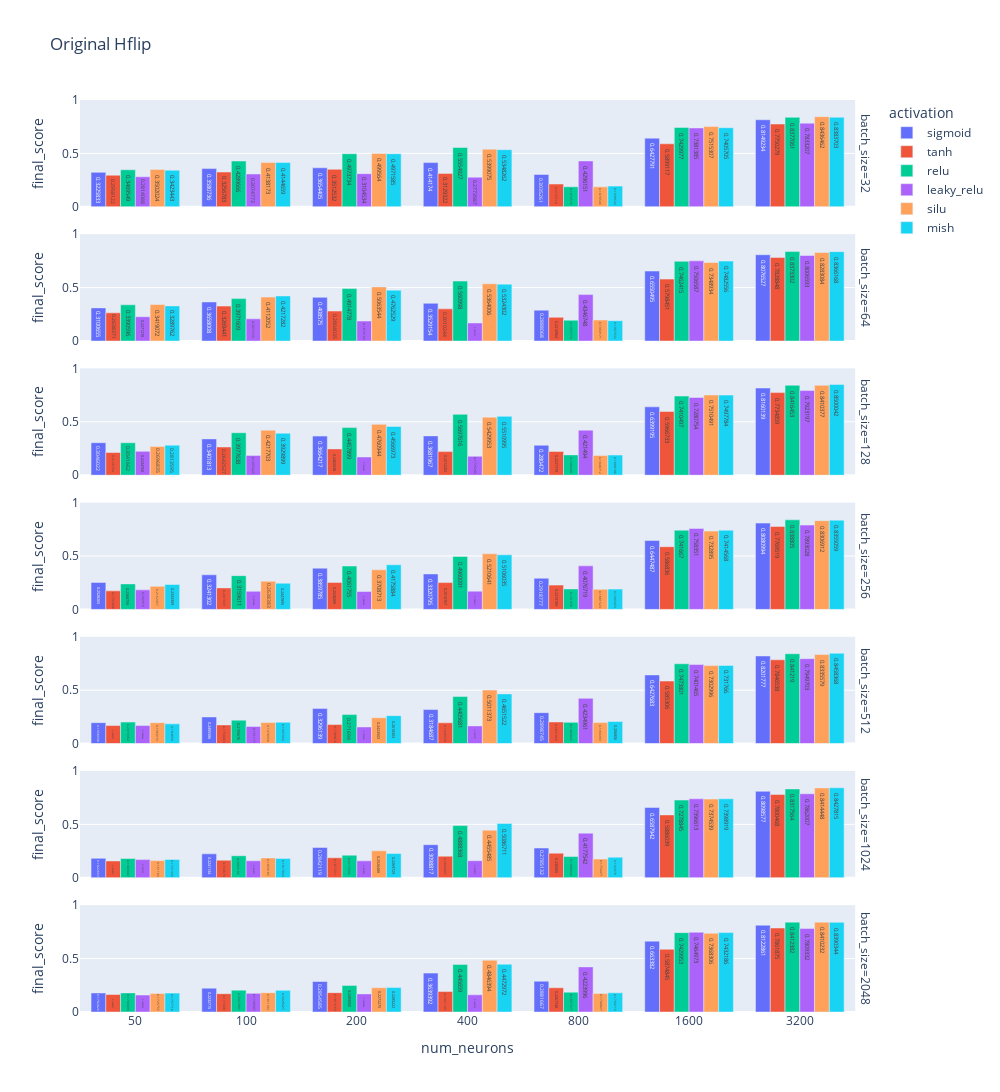

The notebook cell this image was saved under:
### Code cell
title = "Original_Hflip"

df = dict_df.get(title)
fig = px.bar(
    df, 
    x="num_neurons", 
    y="final_score", 
    color="activation",
    facet_row="batch_size",
    barmode="group", 
    text_auto=True, 
    range_y=(0, 1),
    title=title.replace("_", " "),
    height=2000,
    width=1000,
)
fig.update_xaxes(type="category")
fig.show()

### Figure 1 — Plotly figure (JSON) as saved in the notebook; plotly's stock layout.template omitted (floating-point values rounded to 4 significant figures)
{"data": [{"alignmentgroup": "True", "hovertemplate": "activation=sigmoid<br>batch_size=32<br>num_neurons=%{x}<br>final_score=%{y}<extra></extra>", "legendgroup": "sigmoid", "marker": {"color": "#636efa", "pattern": {"shape": ""}}, "name": "sigmoid", "offsetgroup": "sigmoid", "orientation": "v", "showlegend": true, "textposition": "auto", "texttemplate": "%{y}", "type": "bar", "x": [50, 100, 200, 400, 800, 1600, 3200], "xaxis": "x7", "y": [0.3226, 0.3581, 0.3654, 0.4142, 0.3035, 0.6428, 0.8149], "yaxis": "y7"}, {"alignmentgroup": "True", "hovertemplate": "activation=sigmoid<br>batch_size=64<br>num_neurons=%{x}<br>final_score=%{y}<extra></extra>", "legendgroup": "sigmoid", "marker": {"color": "#636efa", "pattern": {"shape": ""}}, "name": "sigmoid", "offsetgroup": "sigmoid", "orientation": "v", "showlegend": false, "textposition": "auto", "texttemplate": "%{y}", "type": "bar", "x": [50, 100, 200, 400, 800, 1600, 3200], "xaxis": "x6", "y": [0.3101, 0.3658, 0.4086, 0.3529, 0.2888, 0.655, 0.8077], "yaxis": "y6"}, {"alignmentgroup": "True", "hovertemplate": "activation=sigmoid<br>batch_size=128<br>num_neurons=%{x}<br>final_score=%{y}<extra></extra>", "legendgroup": "sigmoid", "marker": {"color": "#636efa", "pattern": {"shape": ""}}, "name": "sigmoid", "offsetgroup": "sigmoid", "orientation": "v", "showlegend": false, "textposition": "auto", "texttemplate": "%{y}", "type": "bar", "x": [50, 100, 200, 400, 800, 1600, 3200], "xaxis": "x5", "y": [0.3046, 0.3402, 0.3664, 0.3682, 0.2805, 0.6399, 0.816], "yaxis": "y5"}, {"alignmentgroup": "True", "hovertemplate": "activation=sigmoid<br>batch_size=256<br>num_neurons=%{x}<br>final_score=%{y}<extra></extra>", "legendgroup": "sigmoid", "marker": {"color": "#636efa", "pattern": {"shape": ""}}, "name": "sigmoid", "offsetgroup": "sigmoid", "orientation": "v", "showlegend": false, "textposition": "auto", "texttemplate": "%{y}", "type": "bar", "x": [50, 100, 200, 400, 800, 1600, 3200], "xaxis": "x4", "y": [0.2528, 0.3241, 0.386, 0.3321, 0.2919, 0.6447, 0.8081], "yaxis": "y4"}, {"alignmentgroup": "True", "hovertemplate": "activation=sigmoid<br>batch_size=512<br>num_neurons=%{x}<br>final_score=%{y}<extra></extra>", "legendgroup": "sigmoid", "marker": {"color": "#636efa", "pattern": {"shape": ""}}, "name": "sigmoid", "offsetgroup": "sigmoid", "orientation": "v", "showlegend": false, "textposition": "auto", "texttemplate": "%{y}", "type": "bar", "x": [50, 100, 200, 400, 800, 1600, 3200], "xaxis": "x3", "y": [0.1959, 0.2496, 0.3296, 0.3185, 0.2899, 0.6428, 0.8202], "yaxis": "y3"}, {"alignmentgroup": "True", "hovertemplate": "activation=sigmoid<br>batch_size=1024<br>num_neurons=%{x}<br>final_score=%{y}<extra></extra>", "legendgroup": "sigmoid", "marker": {"color": "#636efa", "pattern": {"shape": ""}}, "name": "sigmoid", "offsetgroup": "sigmoid", "orientation": "v", "showlegend": false, "textposition": "auto", "texttemplate": "%{y}", "type": "bar", "x": [50, 100, 200, 400, 800, 1600, 3200], "xaxis": "x2", "y": [0.1823, 0.2241, 0.2842, 0.3099, 0.2785, 0.6588, 0.8099], "yaxis": "y2"}, {"alignmentgroup": "True", "hovertemplate": "activation=sigmoid<br>batch_size=2048<br>num_neurons=%{x}<br>final_score=%{y}<extra></extra>", "legendgroup": "sigmoid", "marker": {"color": "#636efa", "pattern": {"shape": ""}}, "name": "sigmoid", "offsetgroup": "sigmoid", "orientation": "v", "showlegend": false, "textposition": "auto", "texttemplate": "%{y}", "type": "bar", "x": [50, 100, 200, 400, 800, 1600, 3200], "xaxis": "x", "y": [0.1783, 0.2233, 0.2855, 0.3639, 0.2882, 0.6634, 0.8123], "yaxis": "y"}, {"alignmentgroup": "True", "hovertemplate": "activation=tanh<br>batch_size=32<br>num_neurons=%{x}<br>final_score=%{y}<extra></extra>", "legendgroup": "tanh", "marker": {"color": "#EF553B", "pattern": {"shape": ""}}, "name": "tanh", "offsetgroup": "tanh", "orientation": "v", "showlegend": true, "textposition": "auto", "texttemplate": "%{y}", "type": "bar", "x": [50, 100, 200, 400, 800, 1600, 3200], "xaxis": "x7", "y": [0.2958, 0.3257, 0.3513, 0.3129, 0.2134, 0.5899, 0.775], "yaxis": "y7"}, {"alignmentgroup": "True", "hovertemplate": "activation=tanh<br>batch_size=64<br>num_neurons=%{x}<br>final_score=%{y}<extra></extra>", "legendgroup": "tanh", "marker": {"color": "#EF553B", "pattern": {"shape": ""}}, "name": "tanh", "offsetgroup": "tanh", "orientation": "v", "showlegend": false, "textposition": "auto", "texttemplate": "%{y}", "type": "bar", "x": [50, 100, 200, 400, 800, 1600, 3200], "xaxis": "x6", "y": [0.2638, 0.3269, 0.2804, 0.301, 0.2215, 0.5798, 0.7829], "yaxis": "y6"}, {"alignmentgroup": "True", "hovertemplate": "activation=tanh<br>batch_size=128<br>num_neurons=%{x}<br>final_score=%{y}<extra></extra>", "legendgroup": "tanh", "marker": {"color": "#EF553B", "pattern": {"shape": ""}}, "name": "tanh", "offsetgroup": "tanh", "orientation": "v", "showlegend": false, "textposition": "auto", "texttemplate": "%{y}", "type": "bar", "x": [50, 100, 200, 400, 800, 1600, 3200], "xaxis": "x5", "y": [0.2127, 0.2643, 0.2466, 0.2212, 0.2228, 0.5967, 0.7735], "yaxis": "y5"}, {"alignmentgroup": "True", "hovertemplate": "activation=tanh<br>batch_size=256<br>num_neurons=%{x}<br>final_score=%{y}<extra></extra>", "legendgroup": "tanh", "marker": {"color": "#EF553B", "pattern": {"shape": ""}}, "name": "tanh", "offsetgroup": "tanh", "orientation": "v", "showlegend": false, "textposition": "auto", "texttemplate": "%{y}", "type": "bar", "x": [50, 100, 200, 400, 800, 1600, 3200], "xaxis": "x4", "y": [0.1737, 0.2014, 0.2528, 0.2511, 0.2274, 0.5868, 0.777], "yaxis": "y4"}, {"alignmentgroup": "True", "hovertemplate": "activation=tanh<br>batch_size=512<br>num_neurons=%{x}<br>final_score=%{y}<extra></extra>", "legendgroup": "tanh", "marker": {"color": "#EF553B", "pattern": {"shape": ""}}, "name": "tanh", "offsetgroup": "tanh", "orientation": "v", "showlegend": false, "textposition": "auto", "texttemplate": "%{y}", "type": "bar", "x": [50, 100, 200, 400, 800, 1600, 3200], "xaxis": "x3", "y": [0.1691, 0.175, 0.179, 0.1949, 0.2031, 0.5853, 0.7847], "yaxis": "y3"}, {"alignmentgroup": "True", "hovertemplate": "activation=tanh<br>batch_size=1024<br>num_neurons=%{x}<br>final_score=%{y}<extra></extra>", "legendgroup": "tanh", "marker": {"color": "#EF553B", "pattern": {"shape": ""}}, "name": "tanh", "offsetgroup": "tanh", "orientation": "v", "showlegend": false, "textposition": "auto", "texttemplate": "%{y}", "type": "bar", "x": [50, 100, 200, 400, 800, 1600, 3200], "xaxis": "x2", "y": [0.1579, 0.1647, 0.1877, 0.2028, 0.2305, 0.5886, 0.78], "yaxis": "y2"}, {"alignmentgroup": "True", "hovertemplate": "activation=tanh<br>batch_size=2048<br>num_neurons=%{x}<br>final_score=%{y}<extra></extra>", "legendgroup": "tanh", "marker": {"color": "#EF553B", "pattern": {"shape": ""}}, "name": "tanh", "offsetgroup": "tanh", "orientation": "v", "showlegend": false, "textposition": "auto", "texttemplate": "%{y}", "type": "bar", "x": [50, 100, 200, 400, 800, 1600, 3200], "xaxis": "x", "y": [0.1638, 0.1717, 0.1813, 0.1921, 0.2268, 0.5875, 0.7862], "yaxis": "y"}, {"alignmentgroup": "True", "hovertemplate": "activation=relu<br>batch_size=32<br>num_neurons=%{x}<br>final_score=%{y}<extra></extra>", "legendgroup": "relu", "marker": {"color": "#00cc96", "pattern": {"shape": ""}}, "name": "relu", "offsetgroup": "relu", "orientation": "v", "showlegend": true, "textposition": "auto", "texttemplate": "%{y}", "type": "bar", "x": [50, 100, 200, 400, 800, 1600, 3200], "xaxis": "x7", "y": [0.347, 0.429, 0.4974, 0.5555, 0.1873, 0.743, 0.8377], "yaxis": "y7"}, {"alignmentgroup": "True", "hovertemplate": "activation=relu<br>batch_size=64<br>num_neurons=%{x}<br>final_score=%{y}<extra></extra>", "legendgroup": "relu", "marker": {"color": "#00cc96", "pattern": {"shape": ""}}, "name": "relu", "offsetgroup": "relu", "orientation": "v", "showlegend": false, "textposition": "auto", "texttemplate": "%{y}", "type": "bar", "x": [50, 100, 200, 400, 800, 1600, 3200], "xaxis": "x6", "y": [0.3391, 0.3972, 0.4915, 0.561, 0.1954, 0.7462, 0.8373], "yaxis": "y6"}, {"alignmentgroup": "True", "hovertemplate": "activation=relu<br>batch_size=128<br>num_neurons=%{x}<br>final_score=%{y}<extra></extra>", "legendgroup": "relu", "marker": {"color": "#00cc96", "pattern": {"shape": ""}}, "name": "relu", "offsetgroup": "relu", "orientation": "v", "showlegend": false, "textposition": "auto", "texttemplate": "%{y}", "type": "bar", "x": [50, 100, 200, 400, 800, 1600, 3200], "xaxis": "x5", "y": [0.3042, 0.3978, 0.4458, 0.5698, 0.1903, 0.741, 0.8416], "yaxis": "y5"}, {"alignmentgroup": "True", "hovertemplate": "activation=relu<br>batch_size=256<br>num_neurons=%{x}<br>final_score=%{y}<extra></extra>", "legendgroup": "relu", "marker": {"color": "#00cc96", "pattern": {"shape": ""}}, "name": "relu", "offsetgroup": "relu", "orientation": "v", "showlegend": false, "textposition": "auto", "texttemplate": "%{y}", "type": "bar", "x": [50, 100, 200, 400, 800, 1600, 3200], "xaxis": "x4", "y": [0.2389, 0.316, 0.4062, 0.496, 0.1917, 0.7417, 0.8388], "yaxis": "y4"}, {"alignmentgroup": "True", "hovertemplate": "activation=relu<br>batch_size=512<br>num_neurons=%{x}<br>final_score=%{y}<extra></extra>", "legendgroup": "relu", "marker": {"color": "#00cc96", "pattern": {"shape": ""}}, "name": "relu", "offsetgroup": "relu", "orientation": "v", "showlegend": false, "textposition": "auto", "texttemplate": "%{y}", "type": "bar", "x": [50, 100, 200, 400, 800, 1600, 3200], "xaxis": "x3", "y": [0.2017, 0.2196, 0.2717, 0.4406, 0.1989, 0.7474, 0.8412], "yaxis": "y3"}, {"alignmentgroup": "True", "hovertemplate": "activation=relu<br>batch_size=1024<br>num_neurons=%{x}<br>final_score=%{y}<extra></extra>", "legendgroup": "relu", "marker": {"color": "#00cc96", "pattern": {"shape": ""}}, "name": "relu", "offsetgroup": "relu", "orientation": "v", "showlegend": false, "textposition": "auto", "texttemplate": "%{y}", "type": "bar", "x": [50, 100, 200, 400, 800, 1600, 3200], "xaxis": "x2", "y": [0.1809, 0.2066, 0.2116, 0.4888, 0.1989, 0.7279, 0.8318], "yaxis": "y2"}, {"alignmentgroup": "True", "hovertemplate": "activation=relu<br>batch_size=2048<br>num_neurons=%{x}<br>final_score=%{y}<extra></extra>", "legendgroup": "relu", "marker": {"color": "#00cc96", "pattern": {"shape": ""}}, "name": "relu", "offsetgroup": "relu", "orientation": "v", "showlegend": false, "textposition": "auto", "texttemplate": "%{y}", "type": "bar", "x": [50, 100, 200, 400, 800, 1600, 3200], "xaxis": "x", "y": [0.1789, 0.2048, 0.2489, 0.4457, 0.1857, 0.743, 0.8412], "yaxis": "y"}, {"alignmentgroup": "True", "hovertemplate": "activation=leaky_relu<br>batch_size=32<br>num_neurons=%{x}<br>final_score=%{y}<extra></extra>", "legendgroup": "leaky_relu", "marker": {"color": "#ab63fa", "pattern": {"shape": ""}}, "name": "leaky_relu", "offsetgroup": "leaky_relu", "orientation": "v", "showlegend": true, "textposition": "auto", "texttemplate": "%{y}", "type": "bar", "x": [50, 100, 200, 400, 800, 1600, 3200], "xaxis": "x7", "y": [0.2814, 0.3075, 0.3105, 0.2774, 0.4296, 0.7381, 0.7833], "yaxis": "y7"}, {"alignmentgroup": "True", "hovertemplate": "activation=leaky_relu<br>batch_size=64<br>num_neurons=%{x}<br>final_score=%{y}<extra></extra>", "legendgroup": "leaky_relu", "marker": {"color": "#ab63fa", "pattern": {"shape": ""}}, "name": "leaky_relu", "offsetgroup": "leaky_relu", "orientation": "v", "showlegend": false, "textposition": "auto", "texttemplate": "%{y}", "type": "bar", "x": [50, 100, 200, 400, 800, 1600, 3200], "xaxis": "x6", "y": [0.2271, 0.2077, 0.1873, 0.1691, 0.4347, 0.7507, 0.8007], "yaxis": "y6"}, {"alignmentgroup": "True", "hovertemplate": "activation=leaky_relu<br>batch_size=128<br>num_neurons=%{x}<br>final_score=%{y}<extra></extra>", "legendgroup": "leaky_relu", "marker": {"color": "#ab63fa", "pattern": {"shape": ""}}, "name": "leaky_relu", "offsetgroup": "leaky_relu", "orientation": "v", "showlegend": false, "textposition": "auto", "texttemplate": "%{y}", "type": "bar", "x": [50, 100, 200, 400, 800, 1600, 3200], "xaxis": "x5", "y": [0.2235, 0.1855, 0.1706, 0.1776, 0.4215, 0.7281, 0.7923], "yaxis": "y5"}, {"alignmentgroup": "True", "hovertemplate": "activation=leaky_relu<br>batch_size=256<br>num_neurons=%{x}<br>final_score=%{y}<extra></extra>", "legendgroup": "leaky_relu", "marker": {"color": "#ab63fa", "pattern": {"shape": ""}}, "name": "leaky_relu", "offsetgroup": "leaky_relu", "orientation": "v", "showlegend": false, "textposition": "auto", "texttemplate": "%{y}", "type": "bar", "x": [50, 100, 200, 400, 800, 1600, 3200], "xaxis": "x4", "y": [0.1829, 0.1697, 0.168, 0.1708, 0.4077, 0.7584, 0.7893], "yaxis": "y4"}, {"alignmentgroup": "True", "hovertemplate": "activation=leaky_relu<br>batch_size=512<br>num_neurons=%{x}<br>final_score=%{y}<extra></extra>", "legendgroup": "leaky_relu", "marker": {"color": "#ab63fa", "pattern": {"shape": ""}}, "name": "leaky_relu", "offsetgroup": "leaky_relu", "orientation": "v", "showlegend": false, "textposition": "auto", "texttemplate": "%{y}", "type": "bar", "x": [50, 100, 200, 400, 800, 1600, 3200], "xaxis": "x3", "y": [0.1689, 0.1612, 0.1557, 0.1658, 0.4235, 0.7401, 0.795], "yaxis": "y3"}, {"alignmentgroup": "True", "hovertemplate": "activation=leaky_relu<br>batch_size=1024<br>num_neurons=%{x}<br>final_score=%{y}<extra></extra>", "legendgroup": "leaky_relu", "marker": {"color": "#ab63fa", "pattern": {"shape": ""}}, "name": "leaky_relu", "offsetgroup": "leaky_relu", "orientation": "v", "showlegend": false, "textposition": "auto", "texttemplate": "%{y}", "type": "bar", "x": [50, 100, 200, 400, 800, 1600, 3200], "xaxis": "x2", "y": [0.1702, 0.1592, 0.1588, 0.1601, 0.4178, 0.7397, 0.7862], "yaxis": "y2"}, {"alignmentgroup": "True", "hovertemplate": "activation=leaky_relu<br>batch_size=2048<br>num_neurons=%{x}<br>final_score=%{y}<extra></extra>", "legendgroup": "leaky_relu", "marker": {"color": "#ab63fa", "pattern": {"shape": ""}}, "name": "leaky_relu", "offsetgroup": "leaky_relu", "orientation": "v", "showlegend": false, "textposition": "auto", "texttemplate": "%{y}", "type": "bar", "x": [50, 100, 200, 400, 800, 1600, 3200], "xaxis": "x", "y": [0.159, 0.1746, 0.1695, 0.1607, 0.4224, 0.7465, 0.7809], "yaxis": "y"}, {"alignmentgroup": "True", "hovertemplate": "activation=silu<br>batch_size=32<br>num_neurons=%{x}<br>final_score=%{y}<extra></extra>", "legendgroup": "silu", "marker": {"color": "#FFA15A", "pattern": {"shape": ""}}, "name": "silu", "offsetgroup": "silu", "orientation": "v", "showlegend": true, "textposition": "auto", "texttemplate": "%{y}", "type": "bar", "x": [50, 100, 200, 400, 800, 1600, 3200], "xaxis": "x7", "y": [0.3502, 0.4138, 0.4996, 0.5399, 0.1871, 0.7515, 0.8436], "yaxis": "y7"}, {"alignmentgroup": "True", "hovertemplate": "activation=silu<br>batch_size=64<br>num_neurons=%{x}<br>final_score=%{y}<extra></extra>", "legendgroup": "silu", "marker": {"color": "#FFA15A", "pattern": {"shape": ""}}, "name": "silu", "offsetgroup": "silu", "orientation": "v", "showlegend": false, "textposition": "auto", "texttemplate": "%{y}", "type": "bar", "x": [50, 100, 200, 400, 800, 1600, 3200], "xaxis": "x6", "y": [0.3419, 0.4112, 0.5064, 0.5364, 0.1969, 0.7349, 0.8283], "yaxis": "y6"}, {"alignmentgroup": "True", "hovertemplate": "activation=silu<br>batch_size=128<br>num_neurons=%{x}<br>final_score=%{y}<extra></extra>", "legendgroup": "silu", "marker": {"color": "#FFA15A", "pattern": {"shape": ""}}, "name": "silu", "offsetgroup": "silu", "orientation": "v", "showlegend": false, "textposition": "auto", "texttemplate": "%{y}", "type": "bar", "x": [50, 100, 200, 400, 800, 1600, 3200], "xaxis": "x5", "y": [0.2697, 0.4218, 0.4761, 0.543, 0.1849, 0.751, 0.841], "yaxis": "y5"}, {"alignmentgroup": "True", "hovertemplate": "activation=silu<br>batch_size=256<br>num_neurons=%{x}<br>final_score=%{y}<extra></extra>", "legendgroup": "silu", "marker": {"color": "#FFA15A", "pattern": {"shape": ""}}, "name": "silu", "offsetgroup": "silu", "orientation": "v", "showlegend": false, "textposition": "auto", "texttemplate": "%{y}", "type": "bar", "x": [50, 100, 200, 400, 800, 1600, 3200], "xaxis": "x4", "y": [0.2162, 0.2638, 0.3709, 0.5211, 0.1882, 0.7329, 0.8307], "yaxis": "y4"}, {"alignmentgroup": "True", "hovertemplate": "activation=silu<br>batch_size=512<br>num_neurons=%{x}<br>final_score=%{y}<extra></extra>", "legendgroup": "silu", "marker": {"color": "#FFA15A", "pattern": {"shape": ""}}, "name": "silu", "offsetgroup": "silu", "orientation": "v", "showlegend": false, "textposition": "auto", "texttemplate": "%{y}", "type": "bar", "x": [50, 100, 200, 400, 800, 1600, 3200], "xaxis": "x3", "y": [0.196, 0.1978, 0.2424, 0.5011, 0.1967, 0.7303, 0.8336], "yaxis": "y3"}, {"alignmentgroup": "True", "hovertemplate": "activation=silu<br>batch_size=1024<br>num_neurons=%{x}<br>final_score=%{y}<extra></extra>", "legendgroup": "silu", "marker": {"color": "#FFA15A", "pattern": {"shape": ""}}, "name": "silu", "offsetgroup": "silu", "orientation": "v", "showlegend": false, "textposition": "auto", "texttemplate": "%{y}", "type": "bar", "x": [50, 100, 200, 400, 800, 1600, 3200], "xaxis": "x2", "y": [0.1612, 0.1859, 0.2526, 0.4455, 0.1754, 0.7375, 0.8414], "yaxis": "y2"}, {"alignmentgroup": "True", "hovertemplate": "activation=silu<br>batch_size=2048<br>num_neurons=%{x}<br>final_score=%{y}<extra></extra>", "legendgroup": "silu", "marker": {"color": "#FFA15A", "pattern": {"shape": ""}}, "name": "silu", "offsetgroup": "silu", "orientation": "v", "showlegend": false, "textposition": "auto", "texttemplate": "%{y}", "type": "bar", "x": [50, 100, 200, 400, 800, 1600, 3200], "xaxis": "x", "y": [0.1726, 0.1811, 0.2272, 0.4846, 0.1741, 0.7368, 0.841], "yaxis": "y"}, {"alignmentgroup": "True", "hovertemplate": "activation=mish<br>batch_size=32<br>num_neurons=%{x}<br>final_score=%{y}<extra></extra>", "legendgroup": "mish", "marker": {"color": "#19d3f3", "pattern": {"shape": ""}}, "name": "mish", "offsetgroup": "mish", "orientation": "v", "showlegend": true, "textposition": "auto", "texttemplate": "%{y}", "type": "bar", "x": [50, 100, 200, 400, 800, 1600, 3200], "xaxis": "x7", "y": [0.3423, 0.4145, 0.4972, 0.5348, 0.1939, 0.7406, 0.8384], "yaxis": "y7"}, {"alignmentgroup": "True", "hovertemplate": "activation=mish<br>batch_size=64<br>num_neurons=%{x}<br>final_score=%{y}<extra></extra>", "legendgroup": "mish", "marker": {"color": "#19d3f3", "pattern": {"shape": ""}}, "name": "mish", "offsetgroup": "mish", "orientation": "v", "showlegend": false, "textposition": "auto", "texttemplate": "%{y}", "type": "bar", "x": [50, 100, 200, 400, 800, 1600, 3200], "xaxis": "x6", "y": [0.329, 0.4217, 0.4763, 0.5324, 0.1908, 0.7483, 0.8366], "yaxis": "y6"}, {"alignmentgroup": "True", "hovertemplate": "activation=mish<br>batch_size=128<br>num_neurons=%{x}<br>final_score=%{y}<extra></extra>", "legendgroup": "mish", "marker": {"color": "#19d3f3", "pattern": {"shape": ""}}, "name": "mish", "offsetgroup": "mish", "orientation": "v", "showlegend": false, "textposition": "auto", "texttemplate": "%{y}", "type": "bar", "x": [50, 100, 200, 400, 800, 1600, 3200], "xaxis": "x5", "y": [0.2814, 0.393, 0.4567, 0.5511, 0.1888, 0.7498, 0.85], "yaxis": "y5"}, {"alignmentgroup": "True", "hovertemplate": "activation=mish<br>batch_size=256<br>num_neurons=%{x}<br>final_score=%{y}<extra></extra>", "legendgroup": "mish", "marker": {"color": "#19d3f3", "pattern": {"shape": ""}}, "name": "mish", "offsetgroup": "mish", "orientation": "v", "showlegend": false, "textposition": "auto", "texttemplate": "%{y}", "type": "bar", "x": [50, 100, 200, 400, 800, 1600, 3200], "xaxis": "x4", "y": [0.2333, 0.2448, 0.4176, 0.5106, 0.1903, 0.7415, 0.8355], "yaxis": "y4"}, {"alignmentgroup": "True", "hovertemplate": "activation=mish<br>batch_size=512<br>num_neurons=%{x}<br>final_score=%{y}<extra></extra>", "legendgroup": "mish", "marker": {"color": "#19d3f3", "pattern": {"shape": ""}}, "name": "mish", "offsetgroup": "mish", "orientation": "v", "showlegend": false, "textposition": "auto", "texttemplate": "%{y}", "type": "bar", "x": [50, 100, 200, 400, 800, 1600, 3200], "xaxis": "x3", "y": [0.1849, 0.1998, 0.2618, 0.4652, 0.2068, 0.7318, 0.8458], "yaxis": "y3"}, {"alignmentgroup": "True", "hovertemplate": "activation=mish<br>batch_size=1024<br>num_neurons=%{x}<br>final_score=%{y}<extra></extra>", "legendgroup": "mish", "marker": {"color": "#19d3f3", "pattern": {"shape": ""}}, "name": "mish", "offsetgroup": "mish", "orientation": "v", "showlegend": false, "textposition": "auto", "texttemplate": "%{y}", "type": "bar", "x": [50, 100, 200, 400, 800, 1600, 3200], "xaxis": "x2", "y": [0.1721, 0.1818, 0.227, 0.5087, 0.193, 0.7399, 0.8428], "yaxis": "y2"}, {"alignmentgroup": "True", "hovertemplate": "activation=mish<br>batch_size=2048<br>num_neurons=%{x}<br>final_score=%{y}<extra></extra>", "legendgroup": "mish", "marker": {"color": "#19d3f3", "pattern": {"shape": ""}}, "name": "mish", "offsetgroup": "mish", "orientation": "v", "showlegend": false, "textposition": "auto", "texttemplate": "%{y}", "type": "bar", "x": [50, 100, 200, 400, 800, 1600, 3200], "xaxis": "x", "y": [0.1768, 0.2028, 0.2285, 0.4473, 0.1794, 0.7432, 0.839], "yaxis": "y"}], "layout": {"annotations": [{"font": {}, "showarrow": false, "text": "batch_size=2048", "textangle": 90, "x": 0.98, "xanchor": "left", "xref": "paper", "y": 0.05857, "yanchor": "middle", "yref": "paper"}, {"font": {}, "showarrow": false, "text": "batch_size=1024", "textangle": 90, "x": 0.98, "xanchor": "left", "xref": "paper", "y": 0.2057, "yanchor": "middle", "yref": "paper"}, {"font": {}, "showarrow": false, "text": "batch_size=512", "textangle": 90, "x": 0.98, "xanchor": "left", "xref": "paper", "y": 0.3529, "yanchor": "middle", "yref": "paper"}, {"font": {}, "showarrow": false, "text": "batch_size=256", "textangle": 90, "x": 0.98, "xanchor": "left", "xref": "paper", "y": 0.5, "yanchor": "middle", "yref": "paper"}, {"font": {}, "showarrow": false, "text": "batch_size=128", "textangle": 90, "x": 0.98, "xanchor": "left", "xref": "paper", "y": 0.6471, "yanchor": "middle", "yref": "paper"}, {"font": {}, "showarrow": false, "text": "batch_size=64", "textangle": 90, "x": 0.98, "xanchor": "left", "xref": "paper", "y": 0.7943, "yanchor": "middle", "yref": "paper"}, {"font": {}, "showarrow": false, "text": "batch_size=32", "textangle": 90, "x": 0.98, "xanchor": "left", "xref": "paper", "y": 0.9414, "yanchor": "middle", "yref": "paper"}], "barmode": "group", "height": 2000, "legend": {"title": {"text": "activation"}, "tracegroupgap": 0}, "title": {"text": "Original Hflip"}, "width": 1000, "xaxis": {"anchor": "y", "domain": [0, 0.98], "title": {"text": "num_neurons"}, "type": "category"}, "xaxis2": {"anchor": "y2", "domain": [0, 0.98], "matches": "x", "showticklabels": false, "type": "category"}, "xaxis3": {"anchor": "y3", "domain": [0, 0.98], "matches": "x", "showticklabels": false, "type": "category"}, "xaxis4": {"anchor": "y4", "domain": [0, 0.98], "matches": "x", "showticklabels": false, "type": "category"}, "xaxis5": {"anchor": "y5", "domain": [0, 0.98], "matches": "x", "showticklabels": false, "type": "category"}, "xaxis6": {"anchor": "y6", "domain": [0, 0.98], "matches": "x", "showticklabels": false, "type": "category"}, "xaxis7": {"anchor": "y7", "domain": [0, 0.98], "matches": "x", "showticklabels": false, "type": "category"}, "yaxis": {"anchor": "x", "domain": [0, 0.1171], "range": [0, 1], "title": {"text": "final_score"}}, "yaxis2": {"anchor": "x2", "domain": [0.1471, 0.2643], "matches": "y", "range": [0, 1], "title": {"text": "final_score"}}, "yaxis3": {"anchor": "x3", "domain": [0.2943, 0.4114], "matches": "y", "range": [0, 1], "title": {"text": "final_score"}}, "yaxis4": {"anchor": "x4", "domain": [0.4414, 0.5586], "matches": "y", "range": [0, 1], "title": {"text": "final_score"}}, "yaxis5": {"anchor": "x5", "domain": [0.5886, 0.7057], "matches": "y", "range": [0, 1], "title": {"text": "final_score"}}, "yaxis6": {"anchor": "x6", "domain": [0.7357, 0.8529], "matches": "y", "range": [0, 1], "title": {"text": "final_score"}}, "yaxis7": {"anchor": "x7", "domain": [0.8829, 1.0], "matches": "y", "range": [0, 1], "title": {"text": "final_score"}}}}
